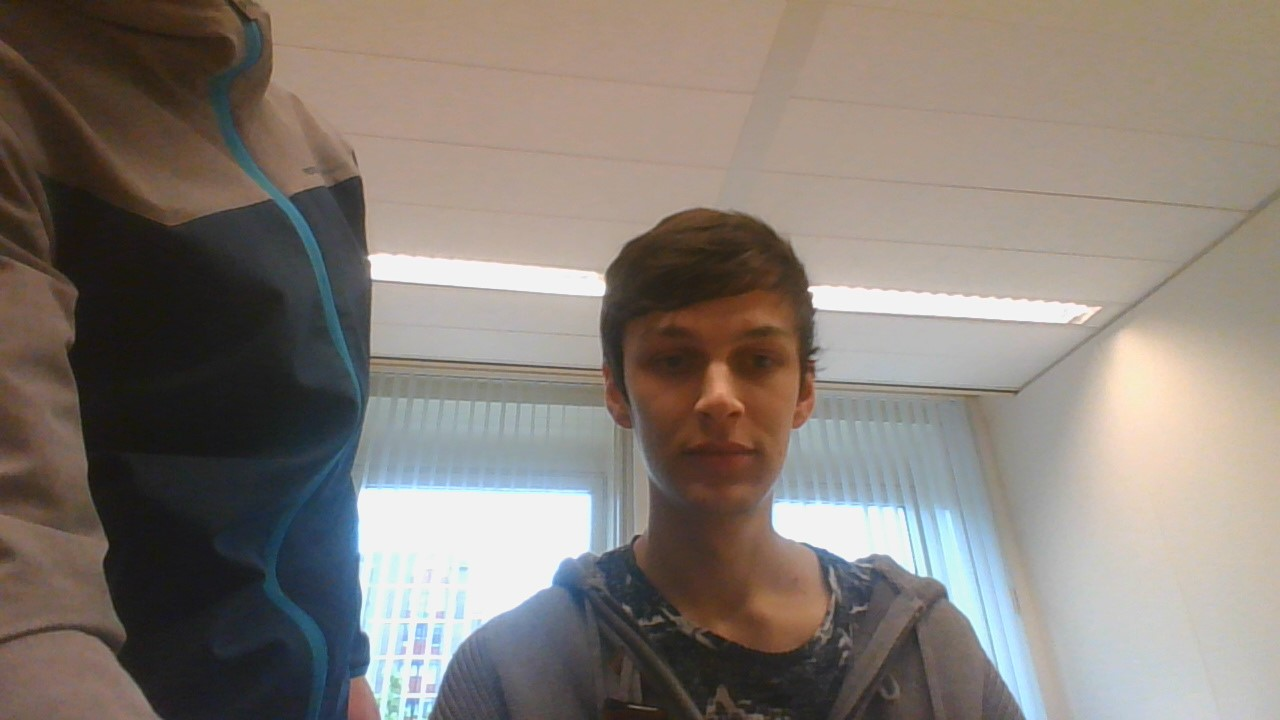
#> input picture Face-recognition-using-deep-learning-master/images/jape.jpg, 1280 x 720 px, found by its file name
$ python Gamma2.py
#> lines starting #> are read from the running program, lines starting #| are printed output that depends on the picture; after the words box and inside, x2 and y2 are one past the last pixel; in counts of white or black regions, pixels touching at a corner belong together
import cv2
import numpy as np

def adjust_gamma(image, gamma=1.0):

   invGamma = 1.0 / gamma
   table = np.array([((i / 255.0) ** invGamma) * 255
      for i in np.arange(0, 256)]).astype("uint8")

   return cv2.LUT(image, table)

x = 'images\jape.jpg'  #location of the image
original = cv2.imread(x, 1)
#> original is the input picture: shape (720, 1280, 3); mean B, G, R 117.8, 125.1, 133.8
cv2.imshow('original',original)

gamma = 1.5                                   # change the value here to get different result
adjusted = adjust_gamma(original, gamma=gamma)
#> in adjust_gamma, `return cv2.LUT(image, table)`:
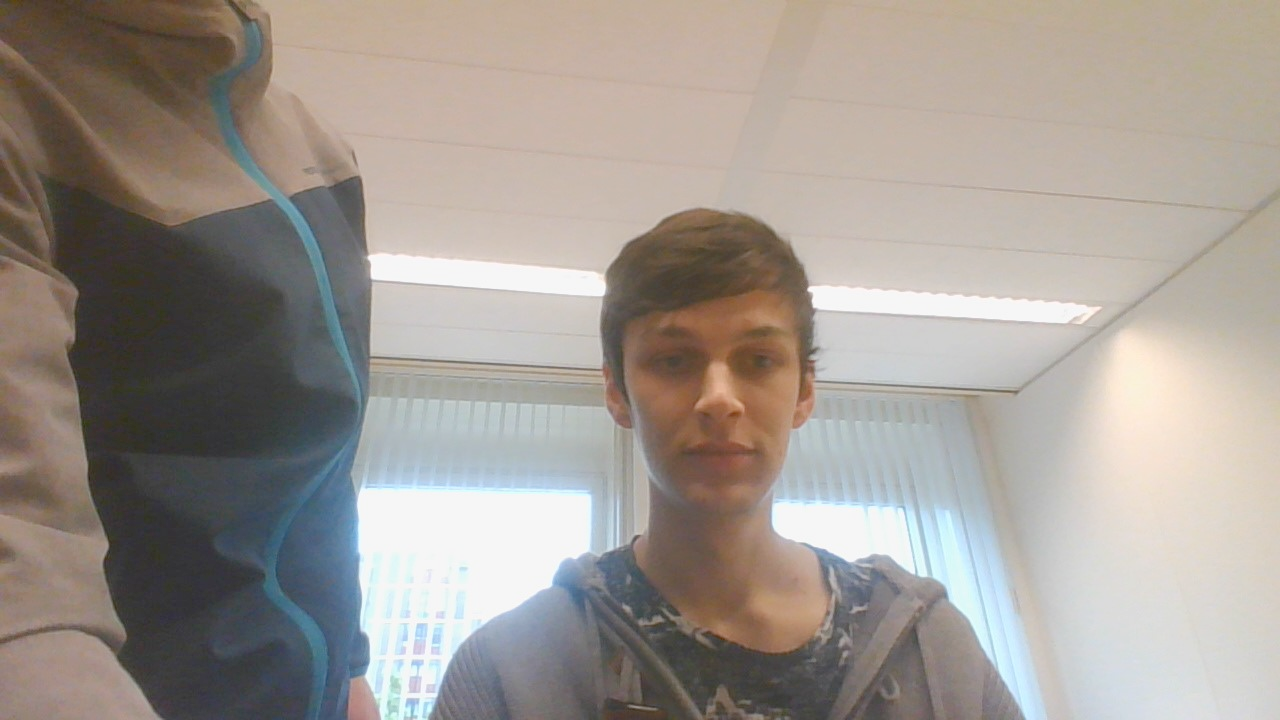
#> returned value: shape (720, 1280, 3); mean of channels 0, 1, 2 146, 152.8, 160.3; drawn as B, G, R
cv2.putText(adjusted, "g={}".format(gamma), (10, 30),cv2.FONT_HERSHEY_SIMPLEX, 0.8, (0, 0, 255), 3)
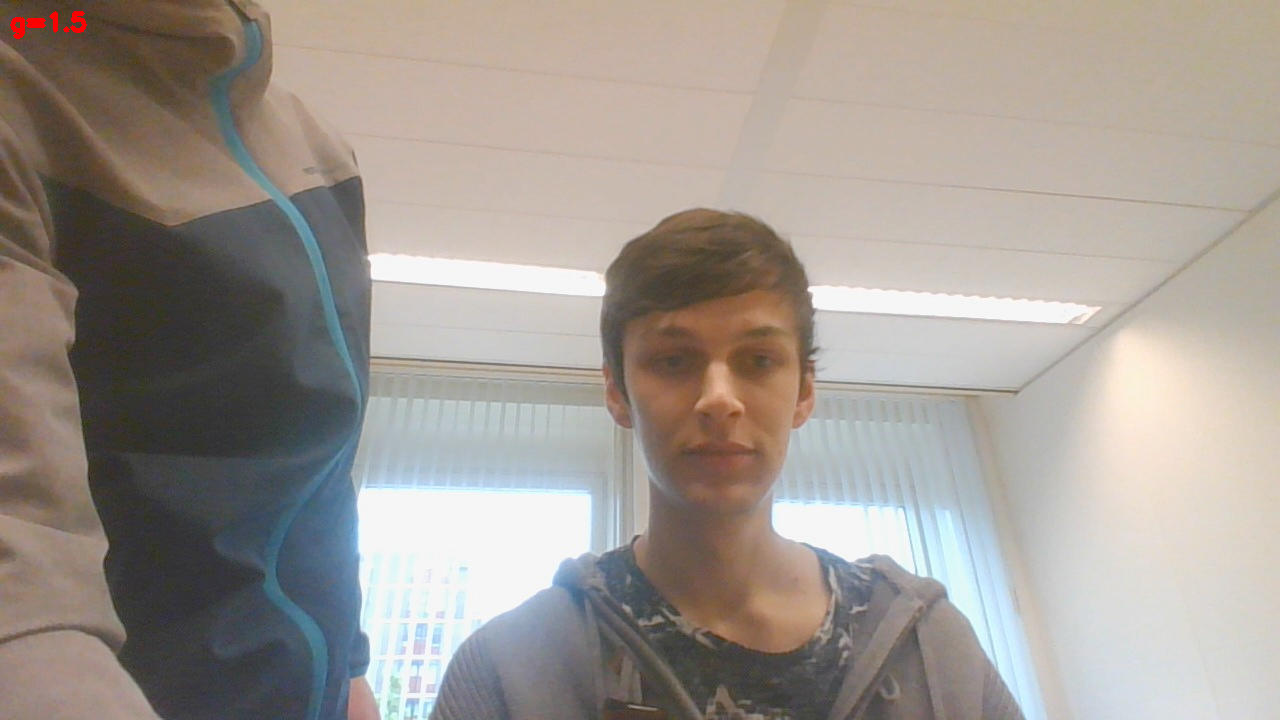
#> adjusted: shape (720, 1280, 3); 0.08% of pixels changed, all inside (x1, y1, x2, y2) = (10, 11, 87, 39)
cv2.imshow("gammam image 1", adjusted)
key = cv2.waitKey(100)
#> (key Esc is pressed here)
if key == 27: # exit on ESC
   cv2.destroyAllWindows()
cv2.waitKey(0)
cv2.destroyAllWindows()

$ run again, with Face-recognition-using-deep-learning-master/images/Dirk.jpg copied over Face-recognition-using-deep-learning-master/images/jape.jpg
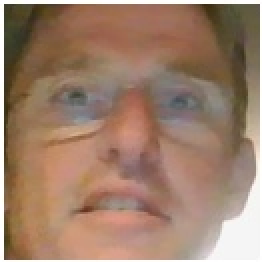
#> input picture Face-recognition-using-deep-learning-master/images/Dirk.jpg, 131 x 131 px, found by its file name (shown 2 times larger)
#> original is the input picture: shape (131, 131, 3); mean B, G, R 107, 127.2, 157.9
#> in adjust_gamma, `return cv2.LUT(image, table)`:
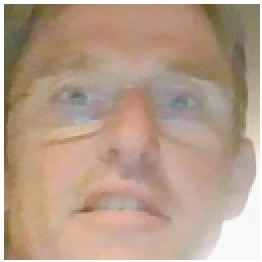
#> returned value: shape (131, 131, 3) (shown 2 times larger); mean of channels 0, 1, 2 139.3, 158, 183.2; drawn as B, G, R
#> `cv2.putText(adjusted, "g={}".format(gamma), (10, 30),cv2.FONT_HERSHEY_..`:
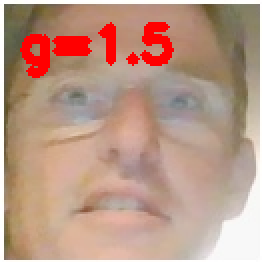
#> adjusted: shape (131, 131, 3) (shown 2 times larger); 4.51% of pixels changed, all inside (x1, y1, x2, y2) = (10, 11, 87, 39)

$ run again, with Face-recognition-using-deep-learning-master/images/Jari.jpg copied over Face-recognition-using-deep-learning-master/images/jape.jpg
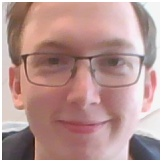
#> input picture Face-recognition-using-deep-learning-master/images/Jari.jpg, 161 x 161 px, found by its file name
#> original is the input picture: shape (161, 161, 3); mean B, G, R 145.8, 149, 183.3
#> in adjust_gamma, `return cv2.LUT(image, table)`:
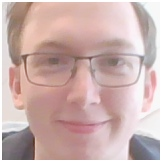
#> returned value: shape (161, 161, 3); mean of channels 0, 1, 2 172.5, 175.4, 202.6; drawn as B, G, R
#> `cv2.putText(adjusted, "g={}".format(gamma), (10, 30),cv2.FONT_HERSHEY_..`:
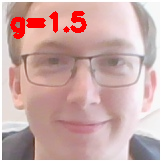
#> adjusted: shape (161, 161, 3); 2.99% of pixels changed, all inside (x1, y1, x2, y2) = (10, 11, 87, 39)

$ run again, with Face-recognition-using-deep-learning-master/images/Jasper.jpg copied over Face-recognition-using-deep-learning-master/images/jape.jpg
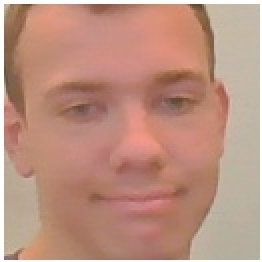
#> input picture Face-recognition-using-deep-learning-master/images/Jasper.jpg, 131 x 131 px, found by its file name (shown 2 times larger)
#> original is the input picture: shape (131, 131, 3); mean B, G, R 128.2, 144.9, 188.3
#> in adjust_gamma, `return cv2.LUT(image, table)`:
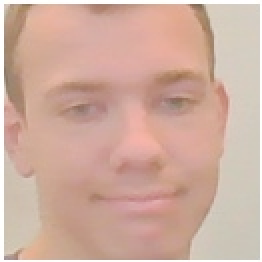
#> returned value: shape (131, 131, 3) (shown 2 times larger); mean of channels 0, 1, 2 159.4, 173.5, 207.5; drawn as B, G, R
#> `cv2.putText(adjusted, "g={}".format(gamma), (10, 30),cv2.FONT_HERSHEY_..`:
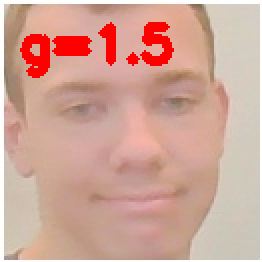
#> adjusted: shape (131, 131, 3) (shown 2 times larger); 4.51% of pixels changed, all inside (x1, y1, x2, y2) = (10, 11, 87, 39)
